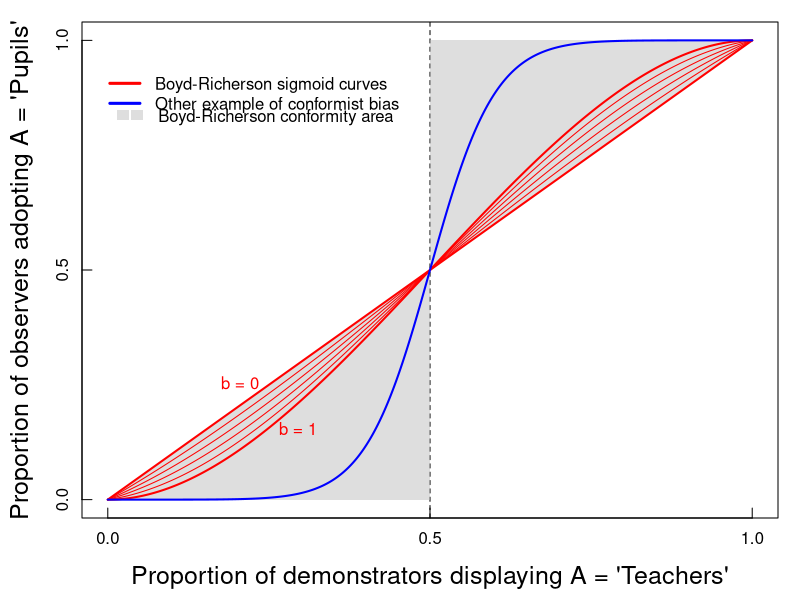
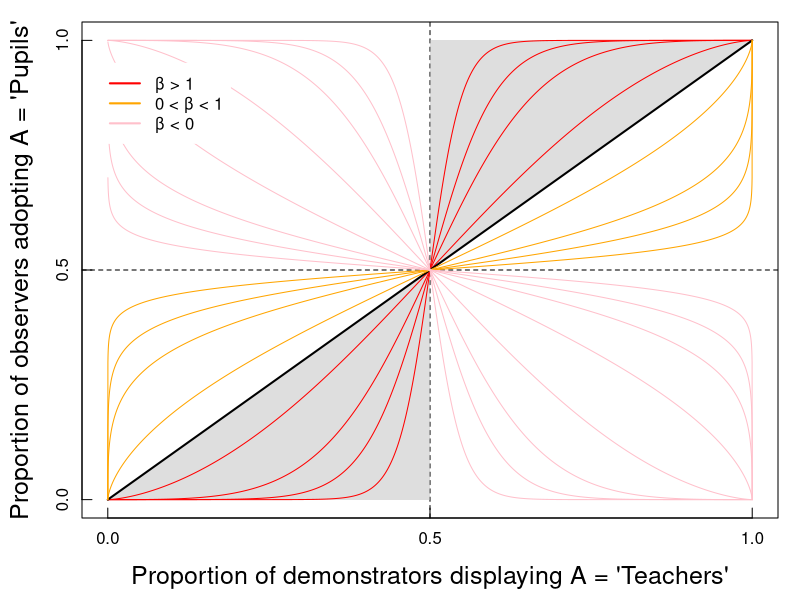
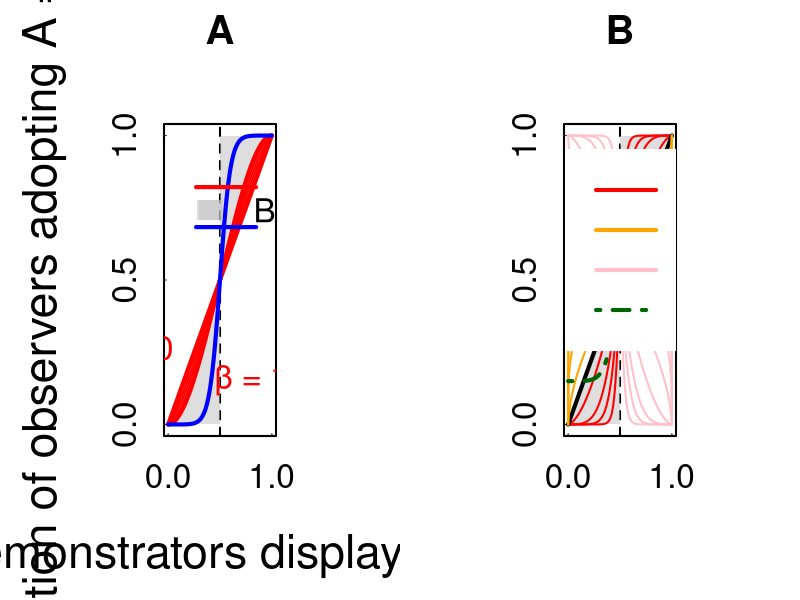

Source code (R) for these figures, in order:



###################################
### GRAPHS FOR CONFORMITY PAPER ###
###################################

q <- seq(0, 1, length=5000)

### GRAPH 1a: BOYD & RICHERSON CONFORMITY CURVES

png("~/Documents/GitHub/project-conformity/Fig1/fig1a.png")

	layout(1)
	par(mgp=c(2.5,.5,0), mar=c(4,4,1,1)+0.1)

	# Plot frame with random copying as baseline
	plot(q, q, type="n",						# random copying
		xaxp=c(0,1,2), yaxp=c(0,1,2), tck=.02,
		cex.lab=1.5,
		xlab="Proportion of demonstrators displaying A = 'Teachers'",
		ylab="Proportion of observers adopting A = 'Pupils'")
	abline(v = 1/2, lty="dashed")		# vertical line at x = .5
	
	# Fill conformity areas
	polygon(x = c(0, 1/2, 1/2), y = c(0, 0, 1/2), col=adjustcolor("gray", alpha.f=.5), border=NA)
	polygon(x = c(1, 1/2, 1/2), y = c(1, 1, 1/2), col=adjustcolor("gray", alpha.f=.5), border=NA)
	
	# Sigmoid curves
	B <- 1:4/5
	for (β in B) lines(q, q + β*q*(1-q)*(2*q-1), col="red", lwd=1)
	lines(q, q + 0*q*(1-q)*(2*q-1), col="red", lwd=2)
	lines(q, q + 1*q*(1-q)*(2*q-1), col="red", lwd=2)
	
	# Other example of conformist bias
	lines(q, q^5/(q^5 + (1-q)^5), col="blue", lwd=2)
	
	# Legend
	legend(-.02, .95, bty="n",
		legend=c("Boyd-Richerson sigmoid curves", "Other example of conformist bias"),
		col=c("red", "blue"),
		lwd=c(3,3),
		lty=c(1,1)
		)
	legend(-.009, .88, bty="n",		
		legend="",
		fill=adjustcolor("gray", alpha.f=.5),
		border=NA
		)
	legend(.013, .88, bty="n",		# x+0.22
		legend="Boyd-Richerson conformity area",
		fill=adjustcolor("gray", alpha.f=.5),
		border=NA
		)
	text(.25, .25, "b = 0", col="red", pos=2)
	text(.25, .15, "b = 1", col="red", pos=4)

dev.off()

	
### GRAPH 1b: LOGISTIC CONFORMITY CURVES

png("~/Documents/GitHub/project-conformity/Fig1/fig1b.png")

	layout(1)
	par(mgp=c(2.5,.5,0), mar=c(4,4,1,1)+0.1)

	# Plot frame with random copying as baseline
	plot(q, q, type="n",						# random copying
		xaxp=c(0,1,2), yaxp=c(0,1,2), tck=.02,
		cex.lab=1.5,
		xlab="Proportion of demonstrators displaying A = 'Teachers'",
		ylab="Proportion of observers adopting A = 'Pupils'")
	abline(v = 1/2, lty="dashed")		# vertical line at x = .5
	abline(h = 1/2, lty="dashed")		# horizontal line at y = .5
	
	# Fill conformity areas
	polygon(x = c(0, 1/2, 1/2), y = c(0, 0, 1/2), col=adjustcolor("gray", alpha.f=.5), border=NA)
	polygon(x = c(1, 1/2, 1/2), y = c(1, 1, 1/2), col=adjustcolor("gray", alpha.f=.5), border=NA)
	
	# Sigmoid curves
	B <- c(1.5, 3, 5, 10) ; for (β in B) lines(q, q^β/(q^β + (1-q)^β), col="red", lwd=1)
	β  <- 1 ; lines(q, q^β/(q^β + (1-q)^β), col="black", lwd=2)
	B <- 1/c(1.5, 3, 5, 10) ; for (β in B) lines(q, q^β/(q^β + (1-q)^β), col="orange", lwd=1)
	B <- -c(1/c(1.5, 3, 5, 10), c(1.5, 3, 5, 10)) ; for (β in B) lines(q, q^β/(q^β + (1-q)^β), col="pink", lwd=1)
	
	# Legend
	legend(-.02, .95, bg="white", box.col="white",
		legend=c("β > 1", "0 < β < 1", "β < 0"),
		col=c("red", "orange", "pink"),
		lwd=c(2,2,2),
		lty=c(1,1,1)
		)

dev.off()


### FIGURE 1: BOTH GRAPHS SIDE BY SIDE

png("~/Documents/GitHub/project-conformity/Fig1/fig1.png", width=2*2*480, height=2*480)

	layout(matrix(1:2, nrow=1, ncol=2, byrow=T))
	par(mgp=c(2.5,.5,0), mar=c(4,4,3,3)+0.1, cex=2, lwd=2)
	
	# Plot frame with random copying as baseline
	plot(q, q, type="n",						# random copying
		xaxp=c(0,1,2), yaxp=c(0,1,2), tck=.02,
		cex.lab=1.4,
		xlab="Proportion of demonstrators displaying A = 'Teachers'",
		ylab="Proportion of observers adopting A = 'Pupils'")
	abline(v = 1/2, lty="dashed")		# vertical line at x = .5
	
	# Fill conformity areas
	polygon(x = c(0, 1/2, 1/2), y = c(0, 0, 1/2), col=adjustcolor("gray", alpha.f=.5), border=NA)
	polygon(x = c(1, 1/2, 1/2), y = c(1, 1, 1/2), col=adjustcolor("gray", alpha.f=.5), border=NA)
	
	# Sigmoid curves
	B <- 1:4/5
	for (β in B) lines(q, q + β*q*(1-q)*(2*q-1), col="red", lwd=2)
	lines(q, q + 0*q*(1-q)*(2*q-1), col="red", lwd=4)
	lines(q, q + 1*q*(1-q)*(2*q-1), col="red", lwd=4)
	
	# Other example of conformist bias
	lines(q, q^5/(q^5 + (1-q)^5), col="blue", lwd=4)
	
	# Legend
	legend(-.02, .96, bty="n",
		legend=c("Boyd-Richerson sigmoid curves", "Other example of conformist bias"),
		col=c("red", "blue"),
		lwd=c(4,4),
		lty=c(1,1)
		)
	legend(-.009, .88, bty="n",		
		legend="",
		fill=adjustcolor("gray", alpha.f=.5),
		border=NA
		)
	legend(.013, .88, bty="n",		# x+0.22
		legend="Boyd-Richerson conformity area",
		fill=adjustcolor("gray", alpha.f=.5),
		border=NA
		)
	text(.25, .25, "β = 0", col="red", pos=2)
	text(.25, .15, "β = 1", col="red", pos=4)
	title("A", line=2)
	
	# Plot frame with random copying as baseline
	plot(q, q, type="n",						# random copying
		xaxp=c(0,1,2), yaxp=c(0,1,2), tck=.02,
		cex.lab=1.4,
		xlab="",
		ylab="")
	abline(v = 1/2, lty="dashed")		# vertical line at x = .5
	abline(h = 1/2, lty="dashed")		# horizontal line at y = .5
	
	# Fill conformity areas
	polygon(x = c(0, 1/2, 1/2), y = c(0, 0, 1/2), col=adjustcolor("gray", alpha.f=.5), border=NA)
	polygon(x = c(1, 1/2, 1/2), y = c(1, 1, 1/2), col=adjustcolor("gray", alpha.f=.5), border=NA)
	
	# Sigmoid curves
	B <- c(1.5, 3, 5, 10) ; for (β in B) lines(q, q^β/(q^β + (1-q)^β), col="red", lwd=2)
	β  <- 1 ; lines(q, q^β/(q^β + (1-q)^β), col="black", lwd=4)
	B <- 1/c(1.5, 3, 5, 10) ; for (β in B) lines(q, q^β/(q^β + (1-q)^β), col="orange", lwd=2)
	B <- -c(1/c(1.5, 3, 5, 10), c(1.5, 3, 5, 10)) ; for (β in B) lines(q, q^β/(q^β + (1-q)^β), col="pink", lwd=2)
	
	# Sigmoid curve with error rate
	α <- .3 ; β  <- 4
	lines(q, α/2 + (1-α)*q^β/(q^β + (1-q)^β), col="dark green", lwd=4, lty=4)
	
	# Legend
	legend(-.02, .95, bg="white", box.col="white",
		legend=c("β > 1", "0 < β < 1", "β < 0", "β > 1 with error rate"),
		col=c("red", "orange", "pink", "dark green"),
		lwd=2*c(2,2,2,2),
		lty=c(1,1,1,4)
		)
	title("B", line=2)

dev.off()



























	
	
	
